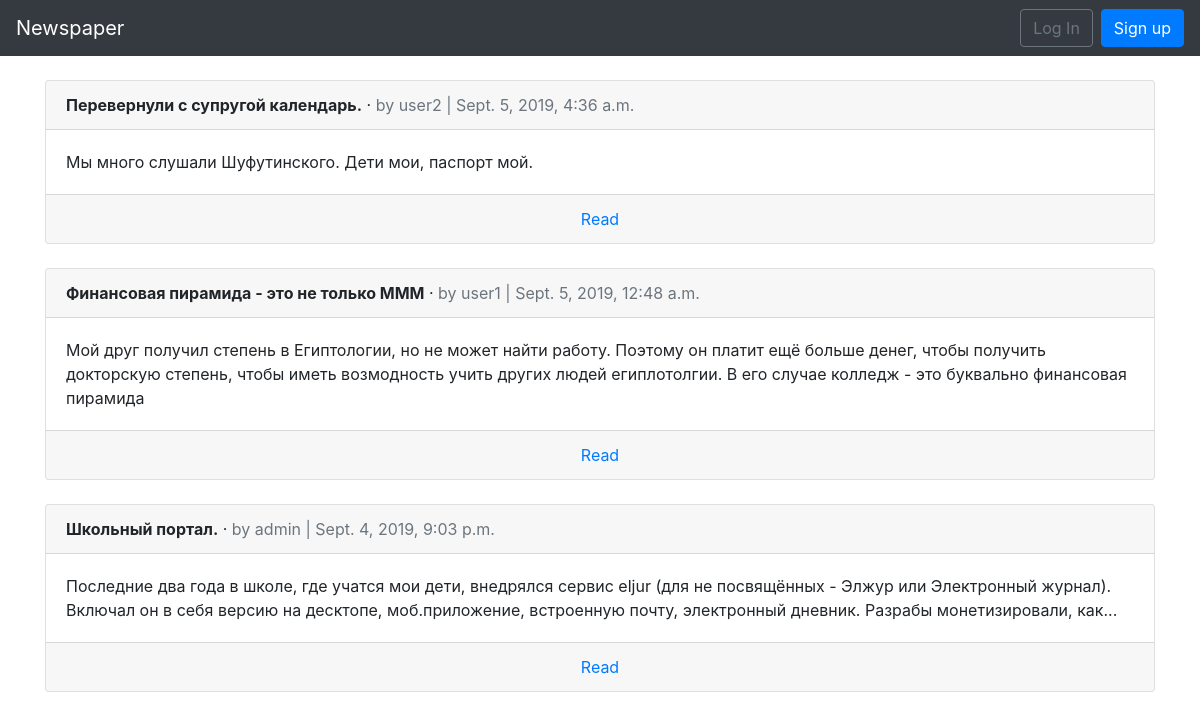
The page / on the database its author committed.
### articles/models.py (models this page shows, shortened)
class Article(models.Model):
    title = models.CharField(max_length=255, blank=False, null=False)
    body = models.TextField(blank=False, null=False)
    part_text = models.CharField(max_length=255)
    date = models.DateTimeField(auto_now_add=True)
    author = models.ForeignKey(
        get_user_model(),
        on_delete=models.CASCADE,
    )

### users/models.py (models this page shows, shortened)
class CustomUser(AbstractUser):
    self_description = models.TextField(blank=True, null=False, default='')
    age = models.PositiveIntegerField(null=True, blank=True)
    image = models.ImageField(default='default.jpg', upload_to='user_images')

### articles/views.py (the view)
# urls.py: path('', ArticleListView.as_view(), name='article_list'),
class ArticleListView(ListView):
    model = Article
    template_name = 'article_list.html'
    ordering = ['-date']

### templates/article_list.html (shortened to what this page needs)
{% extends 'base.html' %}
{% block content %}
    {% for article in object_list %}
        <div class='card'>
            <div class='card-header'>
                <span class='font-weight-bold'>{{ article.title }}</span> &middot;
                <span class='text-muted'>by {{ article.author }} |
                    {{ article.date }}</span>
            </div>
            <div class='card-body'>
                {{ article.part_text }}
            </div>
            <div class='card-footer text-center text-muted'>
                <a href='{% url 'article_detail' article.pk %}'>Read</a>
            </div>
        </div>
        <br/>
    {% endfor %}
{% endblock content %}

### rows shown on the page
Article: title "Перевернули с супругой календарь.", author "user2", date "Sept. 5, 2019, 4:36 a.m.", part_text "Мы много слушали Шуфутинского. Дети мои, паспорт мой."
Article: title "Финансовая пирамида - это не только МММ", author "user1", date "Sept. 5, 2019, 12:48 a.m.", part_text "Мой друг получил степень в Египтологии, но не может найти работу. Поэтому он платит ещё больше денег, чтобы получить докторскую степень, чтобы иметь возмодность учить других людей египлотолгии. В его случае колледж - это буквально финансовая пирамида"
Article: title "Школьный портал.", author "admin", date "Sept. 4, 2019, 9:03 p.m.", part_text "Последние два года в школе, где учатся мои дети, внедрялся сервис eljur (для не посвящённых - Элжур или Электронный журнал). Включал он в себя версию на десктопе, моб.приложение, встроенную почту, электронный дневник. Разрабы монетизировали, как..."
